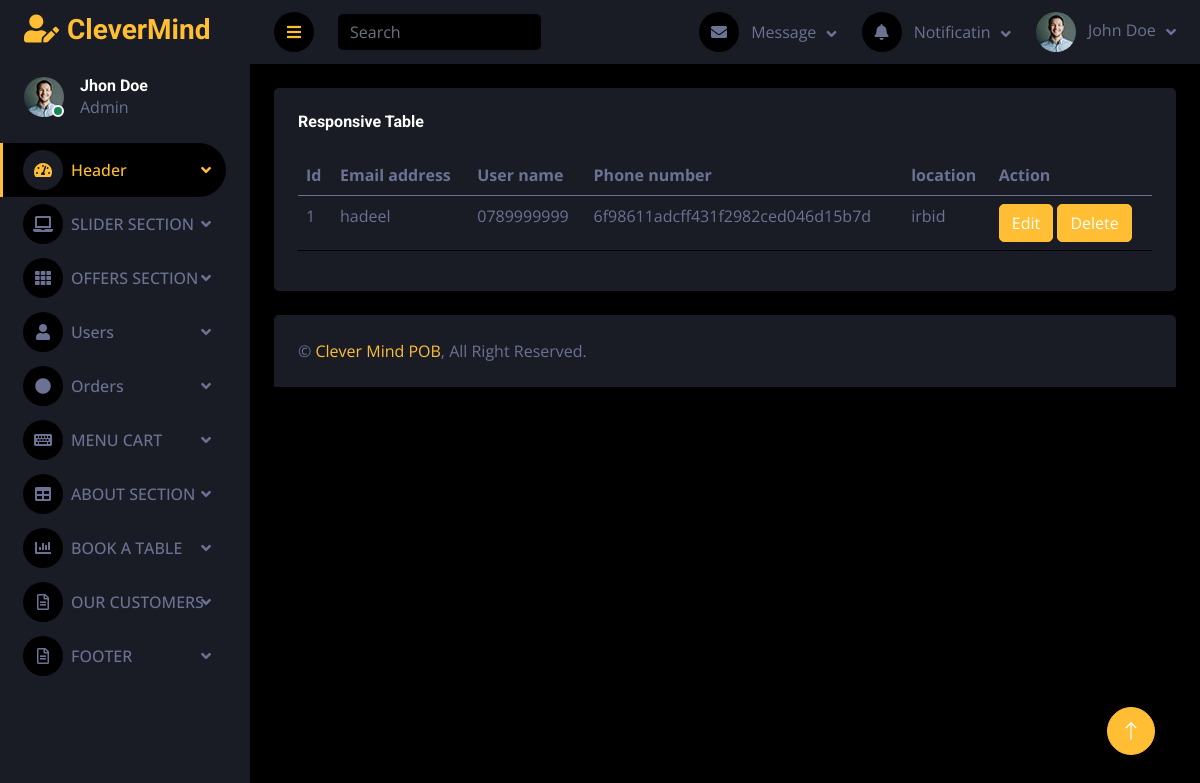
/darkpan-1.0.0/view_all_user.php, run on the app's committed database.
### tables this page shows
CREATE TABLE `users` (
  `id` int(100) NOT NULL,
  `username` varchar(100) NOT NULL,
  `location` varchar(250) NOT NULL,
  `phone_number` varchar(100) NOT NULL,
  `email` varchar(250) NOT NULL,
  `password` varchar(100) NOT NULL
);

### darkpan-1.0.0/view_all_user.php (the view, shortened to what this page needs)
<?php
require_once("conn.php");
?>
<!DOCTYPE html>
<html lang="en">
<head>
    <link href="https://cdnjs.cloudflare.com/ajax/libs/font-awesome/5.10.0/css/all.min.css" rel="stylesheet">
    <link href="https://cdn.jsdelivr.net/npm/bootstrap-icons@1.4.1/font/bootstrap-icons.css" rel="stylesheet">
    <link href="lib/owlcarousel/assets/owl.carousel.min.css" rel="stylesheet">
    <link href="lib/tempusdominus/css/tempusdominus-bootstrap-4.min.css" rel="stylesheet" />
    <link href="css/bootstrap.min.css" rel="stylesheet">
    <link href="css/style.css" rel="stylesheet">
</head>
<body>
    <div class="container-fluid position-relative d-flex p-0">
        <div class="sidebar pe-4 pb-3">
            <nav class="navbar bg-secondary navbar-dark">
                <a href="index.html" class="navbar-brand mx-4 mb-3">
                    <h3 class="text-primary"><i class="fa fa-user-edit me-2"></i>CleverMind</h3>
                </a>
                <div class="d-flex align-items-center ms-4 mb-4">
                    <div class="position-relative">
                        <img class="rounded-circle" src="img/user.jpg" alt="" style="width: 40px; height: 40px;">
                        <div class="bg-success rounded-circle border border-2 border-white position-absolute end-0 bottom-0 p-1"></div>
                    </div>
                    <div class="ms-3">
                        <h6 class="mb-0">Jhon Doe</h6>
                        <span>Admin</span>
                    </div>
                </div>
                <div class="navbar-nav w-100">
                <div class="nav-item dropdown">
                    <a href="index.html" class="nav-link dropdown-toggle active" data-bs-toggle="dropdown"><i class="fa fa-tachometer-alt me-2"></i>Header</a>
                </div>
                <div class="nav-item dropdown">
                    <a href="#" class="nav-link dropdown-toggle" data-bs-toggle="dropdown"><i class="fa fa-laptop me-2"></i>SLIDER SECTION</a>
                </div>
                <div class="nav-item dropdown">
                    <a href="widget.html" class="nav-link dropdown-toggle " data-bs-toggle="dropdown"><i class="fa fa-th me-2"></i>OFFERS SECTION</a>
                </div>
                <div class="nav-item dropdown">
                    <a href="widget.html" class="nav-link dropdown-toggle " data-bs-toggle="dropdown"><i class="fa fa-user me-2"></i>Users</a>
                </div>
                <div class="nav-item dropdown">
                    <a href="widget.html" class="nav-link dropdown-toggle " data-bs-toggle="dropdown"><i class="fa fa-circle me-2"></i>Orders</a>
                </div>
                <div class="nav-item dropdown">
                    <a href="form.html" class="nav-link dropdown-toggle " data-bs-toggle="dropdown"><i class="fa fa-keyboard me-2"></i>MENU CART</a>
                </div>
                <div class="nav-item dropdown">
                    <a href="table.html" class="nav-link dropdown-toggle " data-bs-toggle="dropdown"><i class="fa fa-table me-2"></i>ABOUT SECTION</a>
                </div>
                <div class="nav-item dropdown">
                    <a href="chart.html" class="nav-link dropdown-toggle " data-bs-toggle="dropdown"><i class="fa fa-chart-bar me-2"></i>BOOK A TABLE</a>
                </div>
                <div class="nav-item dropdown">
                    <a href="#" class="nav-link dropdown-toggle" data-bs-toggle="dropdown"><i class="far fa-file-alt me-2"></i>OUR CUSTOMERS</a>
                </div>
                <div class="nav-item dropdown">
                    <a href="#" class="nav-link dropdown-toggle" data-bs-toggle="dropdown"><i class="far fa-file-alt me-2"></i>FOOTER</a>
                </div>
            </div>
            </nav>
        </div>
        <div class="content">
            <nav class="navbar navbar-expand bg-secondary navbar-dark sticky-top px-4 py-0">
                <a href="#" class="sidebar-toggler flex-shrink-0">
                    <i class="fa fa-bars"></i>
                </a>
                <form class="d-none d-md-flex ms-4">
                    <input class="form-control bg-dark border-0" type="search" placeholder="Search">
                </form>
                <div class="navbar-nav align-items-center ms-auto">
                    <div class="nav-item dropdown">
                        <a href="#" class="nav-link dropdown-toggle" data-bs-toggle="dropdown">
                            <i class="fa fa-envelope me-lg-2"></i>
                            <span class="d-none d-lg-inline-flex">Message</span>
                        </a>
                    </div>
                    <div class="nav-item dropdown">
                        <a href="#" class="nav-link dropdown-toggle" data-bs-toggle="dropdown">
                            <i class="fa fa-bell me-lg-2"></i>
                            <span class="d-none d-lg-inline-flex">Notificatin</span>
                        </a>
                    </div>
                    <div class="nav-item dropdown">
                        <a href="#" class="nav-link dropdown-toggle" data-bs-toggle="dropdown">
                            <img class="rounded-circle me-lg-2" src="img/user.jpg" alt="" style="width: 40px; height: 40px;">
                            <span class="d-none d-lg-inline-flex">John Doe</span>
                        </a>
                    </div>
                </div>
            </nav>
            <div class="container-fluid pt-4 px-4">
                <div class="row g-4">
                    <div class="col-12">
                        <div class="bg-secondary rounded h-100 p-4">
                            <h6 class="mb-4">Responsive Table</h6>
                            <div class="table-responsive">
                                <table class="table">
                                <thead>
                        <tr>
                          <th>
                            Id
                          </th>
                          <th>
                          Email address
                          </th>
                          <th>
                          User name
                          </th>
                          <th>
                          Phone number
                          </th>
                          <th>
                          location
                          </th>
                          <th>
                          Action
                          </th>
                        </tr>
                      </thead>
                      <tbody>
                        <?php
                      $sql = "SELECT * FROM users";
                                $result = mysqli_query($conn, $sql);
                                $countRow = mysqli_num_rows($result);
                                if ($countRow > 0) {
                                    $i = 1;
                                    while ($row = mysqli_fetch_assoc($result)) {
                                        echo "
                                        <tr>
                                        <td>{$i}</td>
                                        <td>{$row['username']}</td>
                                        <td>{$row['phone_number']}</td>
                                        <td>{$row['password']}</td>
                                        <td>{$row['location']}</td>
                                        <td>
                                        <a href='./add_new_user.php?edit={$row['id']}'>
                                        <button data-toggle='tooltip' title='Edit' class='btn btn-primary mr-2'>
                                        Edit
                                        </button>
                                        </a>
                                        <a href='./view_all_user.php?delete={$row['id']}'>
                                          <button data-toggle='tooltip' title='Trash' class='btn btn-primary mr-2'>
                                          Delete
                                          </button>
                                          </a>
                                        </td>
                                        </tr>
                                        ";
                                        $i++;
                                    }
                                }
                                ?>
                      </tbody>
                                </table>
                            </div>
                        </div>
                    </div>
                </div>
            </div>
            <div class="container-fluid pt-4 px-4">
                <div class="bg-secondary rounded-top p-4">
                    <div class="row">
                        <div class="col-12 col-sm-6 text-center text-sm-start">
                            &copy; <a href="#">Clever Mind POB</a>, All Right Reserved.
                        </div>
                    </div>
                </div>
            </div>
        </div>
        <a href="#" class="btn btn-lg btn-primary btn-lg-square back-to-top"><i class="bi bi-arrow-up"></i></a>
    </div>
</body>
</html>

### darkpan-1.0.0/css/style.css (style rules this page uses)
:root { --primary: #ffbe33; --secondary: #191C24; --light: #6C7293; --dark: #000000; }
.back-to-top { position: fixed; display: none; right: 45px; bottom: 45px; z-index: 99; }
.btn { transition: .5s; }
.btn-lg-square { width: 48px; height: 48px; }
.btn-square, .btn-sm-square, .btn-lg-square { padding: 0; display: inline-flex; align-items: center; justify-content: center; font-weight: normal; border-radius: 50px; }
.sidebar { position: fixed; top: 0; left: 0; bottom: 0; width: 250px; height: 100vh; overflow-y: auto; background: var(--secondary); transition: 0.5s; z-index: 999; }
.content { margin-left: 250px; min-height: 100vh; background: var(--dark); transition: 0.5s; }
@media (min-width: 992px) { .sidebar { margin-left: 0; } }
@media (min-width: 992px) { .content { width: calc(100% - 250px); } }
.sidebar .navbar .navbar-nav .nav-link { padding: 7px 20px; color: var(--light); font-weight: 500; border-left: 3px solid var(--secondary); border-radius: 0 30px 30px 0; outline: none; }
.sidebar .navbar .navbar-nav .nav-link:hover, .sidebar .navbar .navbar-nav .nav-link.active { color: var(--primary); background: var(--dark); border-color: var(--primary); }
.sidebar .navbar .navbar-nav .nav-link i { width: 40px; height: 40px; display: inline-flex; align-items: center; justify-content: center; background: var(--dark); border-radius: 40px; }
.sidebar .navbar .navbar-nav .nav-link:hover i, .sidebar .navbar .navbar-nav .nav-link.active i { background: var(--secondary); }
.sidebar .navbar .dropdown-toggle::after { position: absolute; top: 15px; right: 15px; border: none; content: "\f107"; font-family: "Font Awesome 5 Free"; font-weight: 900; transition: .5s; }
.content .navbar .navbar-nav .nav-link { margin-left: 25px; padding: 12px 0; color: var(--light); outline: none; }
.content .navbar .sidebar-toggler, .content .navbar .navbar-nav .nav-link i { width: 40px; height: 40px; display: inline-flex; align-items: center; justify-content: center; background: var(--dark); border-radius: 40px; }
.content .navbar .dropdown-toggle::after { margin-left: 6px; vertical-align: middle; border: none; content: "\f107"; font-family: "Font Awesome 5 Free"; font-weight: 900; transition: .5s; }

### data on the page
users: username "hadeel", phone_number "0789999999", password "6f98611adcff431f2982ced046d15b7d", location "irbid"
